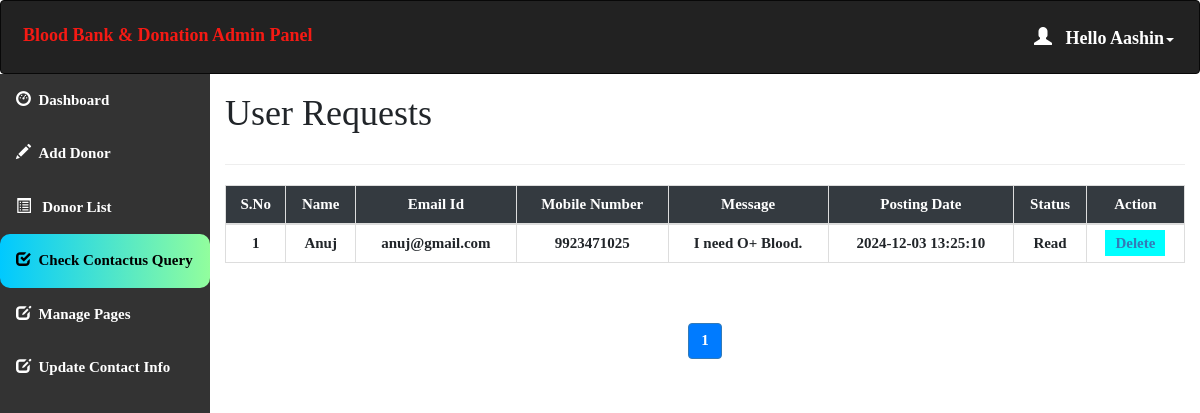
The app's page /admin/query.php (signed in), older data.
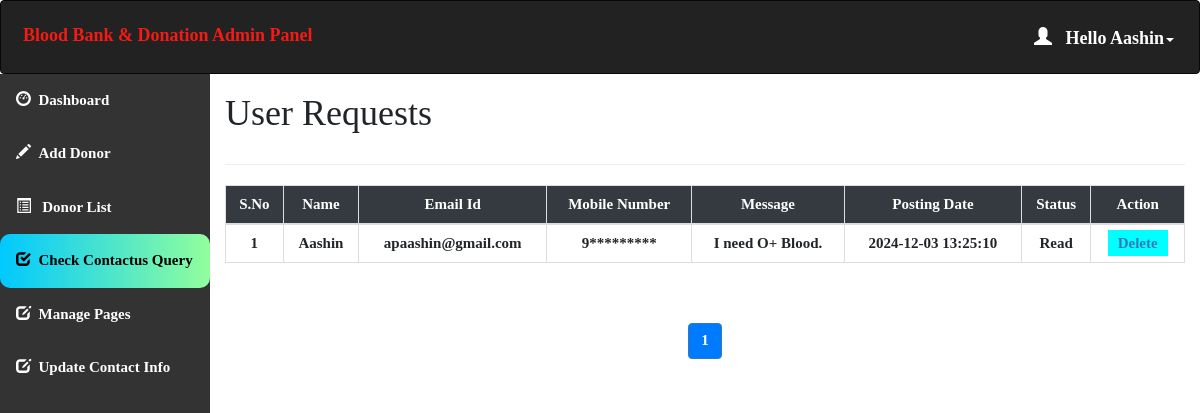
The same page, newer data.
### tables this page shows
create table contact_query(
query_id int auto_increment Not Null,
query_name varchar(100) NOT NULL,
query_mail varchar(120) NOT NULL,
query_number char(11) NOT NULL,
query_message longtext NOT NULL,
query_date timestamp NOT NULL DEFAULT CURRENT_TIMESTAMP,
query_status int(11) DEFAULT NULL,
Primary key(query_id)
);

### admin/query.php (the view, shortened to what this page needs)
<?php
if (isset($_SESSION['loggedin']) && $_SESSION['loggedin'] == true) {
?>
<!DOCTYPE html>
<html>
<head>
    <link rel="stylesheet" href="https://maxcdn.bootstrapcdn.com/bootstrap/3.4.1/css/bootstrap.min.css">
</head>
<body>
    <div id="header">
        <?php include 'header.php'; ?>
    </div>
    <div id="sidebar">
        <?php $active = "query";
        include 'sidebar.php'; ?>
    </div>
    <div id="content">
        <div class="content-wrapper">
            <div class="container-fluid">
                <div class="row">
                    <div class="col-md-12 lg-12 sm-12">
                        <h1 class="page-title" style ="color:#212529">User Requests</h1>
                    </div>
                </div>
                <hr>
                <?php
                $limit = 10;
                $page = isset($_GET['page']) ? $_GET['page'] : 1;
                $offset = ($page - 1) * $limit;
                $sql = "SELECT * FROM contact_query LIMIT {$offset}, {$limit}";
                $result = mysqli_query($conn, $sql);
                if (mysqli_num_rows($result) > 0) {
                ?>
                    <div class="table-responsive">
                        <table class="table table-bordered" style="text-align:center">
                            <thead>
                                <tr>
                                    <th>S.No</th>
                                    <th>Name</th>
                                    <th>Email Id</th>
                                    <th>Mobile Number</th>
                                    <th>Message</th>
                                    <th>Posting Date</th>
                                    <th>Status</th>
                                    <th>Action</th>
                                </tr>
                            </thead>
                            <tbody>
                                <?php
                                $count = $offset + 1;
                                while ($row = mysqli_fetch_assoc($result)) {
                                ?>
                                    <tr>
                                        <td><?php echo $count++; ?></td>
                                        <td><?php echo $row['query_name']; ?></td>
                                        <td><?php echo $row['query_mail']; ?></td>
                                        <td><?php echo $row['query_number']; ?></td>
                                        <td><?php echo $row['query_message']; ?></td>
                                        <td><?php echo $row['query_date']; ?></td>
                                        <td id="status_<?php echo $row['query_id']; ?>">
                                            <?php echo $row['query_status'] == 1 ? 'Read' : '<a href="javascript:void(0);" onclick="updateStatus(' . $row['query_id'] . ')">Pending</a>'; ?>
                                        </td>
                                        <td>
                                            <a style="background-color:aqua; padding:5px 10px;" href='delete_query.php?id=<?php echo $row['query_id']; ?>'>Delete</a>
                                        </td>
                                    </tr>
                                <?php } ?>
                            </tbody>
                        </table>
                    </div>
                    <div class="table-responsive" style="text-align:center;">
                        <?php
                        $sql1 = "SELECT COUNT(*) AS total FROM contact_query";
                        $result1 = mysqli_query($conn, $sql1);
                        $row = mysqli_fetch_assoc($result1);
                        $total_records = $row['total'];
                        $total_pages = ceil($total_records / $limit);
                        echo '<ul class="pagination">';
                        for ($i = 1; $i <= $total_pages; $i++) {
                            $active = $i == $page ? 'class="active"' : '';
                            echo '<li ' . $active . '><a href="query.php?page=' . $i . '">' . $i . '</a></li>';
                        }
                        echo '</ul>';
                        ?>
                    </div>
                <?php } else { ?>
                    <div class="alert alert-info">No queries found.</div>
                <?php } ?>
            </div>
        </div>
    </div>
</body>
</html>
<?php
} else {
    echo '<div class="alert alert-danger"><b>Please Login First To Access Admin Portal.</b></div>';
    echo '<a href="login.php" class="btn btn-primary">Go to Login Page</a>';
}
?>

Row changes from the older to the newer data that the page shows:
changed contact_query "I need O+ Blood.": query_name "Anuj" → "Aashin"; query_mail "anuj@gmail.com" → "apaashin@gmail.com"; query_number "9923471025" → "9*********"
